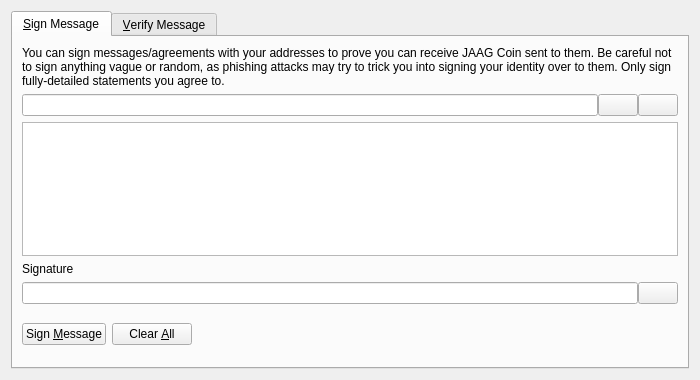
<?xml version="1.0" encoding="UTF-8"?>
<ui version="4.0">
 <class>SignVerifyMessageDialog</class>
 <widget class="QDialog" name="SignVerifyMessageDialog">
  <property name="geometry">
   <rect>
    <x>0</x>
    <y>0</y>
    <width>700</width>
    <height>380</height>
   </rect>
  </property>
  <property name="windowTitle">
   <string>Signatures - Sign / Verify a Message</string>
  </property>
  <property name="modal">
   <bool>true</bool>
  </property>
  <layout class="QVBoxLayout" name="verticalLayout">
   <item>
    <widget class="QTabWidget" name="tabWidget">
     <property name="currentIndex">
      <number>0</number>
     </property>
     <widget class="QWidget" name="tabSignMessage">
      <attribute name="title">
       <string>&amp;Sign Message</string>
      </attribute>
      <layout class="QVBoxLayout" name="verticalLayout_SM">
       <item>
        <widget class="QLabel" name="infoLabel_SM">
         <property name="text">
          <string>You can sign messages/agreements with your addresses to prove you can receive JAAG Coin sent to them. Be careful not to sign anything vague or random, as phishing attacks may try to trick you into signing your identity over to them. Only sign fully-detailed statements you agree to.</string>
         </property>
         <property name="textFormat">
          <enum>Qt::PlainText</enum>
         </property>
         <property name="wordWrap">
          <bool>true</bool>
         </property>
        </widget>
       </item>
       <item>
        <layout class="QHBoxLayout" name="horizontalLayout_1_SM">
         <property name="spacing">
          <number>0</number>
         </property>
         <item>
          <widget class="QValidatedLineEdit" name="addressIn_SM">
           <property name="toolTip">
            <string>The JAAG Coin address to sign the message with</string>
           </property>
          </widget>
         </item>
         <item>
          <widget class="QPushButton" name="addressBookButton_SM">
           <property name="toolTip">
            <string>Choose previously used address</string>
           </property>
           <property name="text">
            <string/>
           </property>
           <property name="shortcut">
            <string>Alt+A</string>
           </property>
           <property name="autoDefault">
            <bool>false</bool>
           </property>
          </widget>
         </item>
         <item>
          <widget class="QPushButton" name="pasteButton_SM">
           <property name="toolTip">
            <string>Paste address from clipboard</string>
           </property>
           <property name="text">
            <string/>
           </property>
           <property name="shortcut">
            <string>Alt+P</string>
           </property>
           <property name="autoDefault">
            <bool>false</bool>
           </property>
          </widget>
         </item>
        </layout>
       </item>
       <item>
        <widget class="QPlainTextEdit" name="messageIn_SM">
         <property name="toolTip">
          <string>Enter the message you want to sign here</string>
         </property>
        </widget>
       </item>
       <item>
        <widget class="QLabel" name="signatureLabel_SM">
         <property name="text">
          <string>Signature</string>
         </property>
         <property name="textFormat">
          <enum>Qt::PlainText</enum>
         </property>
        </widget>
       </item>
       <item>
        <layout class="QHBoxLayout" name="horizontalLayout_2_SM">
         <property name="spacing">
          <number>0</number>
         </property>
         <item>
          <widget class="QLineEdit" name="signatureOut_SM">
           <property name="font">
            <font>
             <italic>true</italic>
            </font>
           </property>
           <property name="readOnly">
            <bool>true</bool>
           </property>
          </widget>
         </item>
         <item>
          <widget class="QPushButton" name="copySignatureButton_SM">
           <property name="toolTip">
            <string>Copy the current signature to the system clipboard</string>
           </property>
           <property name="text">
            <string/>
           </property>
           <property name="autoDefault">
            <bool>false</bool>
           </property>
          </widget>
         </item>
        </layout>
       </item>
       <item>
        <layout class="QHBoxLayout" name="horizontalLayout_3_SM">
         <item>
          <widget class="QPushButton" name="signMessageButton_SM">
           <property name="toolTip">
            <string>Sign the message to prove you own this JAAG Coin address</string>
           </property>
           <property name="text">
            <string>Sign &amp;Message</string>
           </property>
           <property name="autoDefault">
            <bool>false</bool>
           </property>
          </widget>
         </item>
         <item>
          <widget class="QPushButton" name="clearButton_SM">
           <property name="toolTip">
            <string>Reset all sign message fields</string>
           </property>
           <property name="text">
            <string>Clear &amp;All</string>
           </property>
           <property name="autoDefault">
            <bool>false</bool>
           </property>
          </widget>
         </item>
         <item>
          <spacer name="horizontalSpacer_1_SM">
           <property name="orientation">
            <enum>Qt::Horizontal</enum>
           </property>
           <property name="sizeHint" stdset="0">
            <size>
             <width>40</width>
             <height>48</height>
            </size>
           </property>
          </spacer>
         </item>
         <item>
          <widget class="QLabel" name="statusLabel_SM">
           <property name="font">
            <font>
             <weight>75</weight>
             <bold>true</bold>
            </font>
           </property>
           <property name="text">
            <string/>
           </property>
           <property name="wordWrap">
            <bool>true</bool>
           </property>
          </widget>
         </item>
         <item>
          <spacer name="horizontalSpacer_2_SM">
           <property name="orientation">
            <enum>Qt::Horizontal</enum>
           </property>
           <property name="sizeHint" stdset="0">
            <size>
             <width>40</width>
             <height>48</height>
            </size>
           </property>
          </spacer>
         </item>
        </layout>
       </item>
      </layout>
     </widget>
     <widget class="QWidget" name="tabVerifyMessage">
      <attribute name="title">
       <string>&amp;Verify Message</string>
      </attribute>
      <layout class="QVBoxLayout" name="verticalLayout_VM">
       <item>
        <widget class="QLabel" name="infoLabel_VM">
         <property name="text">
          <string>Enter the receiver's address, message (ensure you copy line breaks, spaces, tabs, etc. exactly) and signature below to verify the message. Be careful not to read more into the signature than what is in the signed message itself, to avoid being tricked by a man-in-the-middle attack. Note that this only proves the signing party receives with the address, it cannot prove sendership of any transaction!</string>
         </property>
         <property name="textFormat">
          <enum>Qt::PlainText</enum>
         </property>
         <property name="alignment">
          <set>Qt::AlignLeading|Qt::AlignLeft|Qt::AlignTop</set>
         </property>
         <property name="wordWrap">
          <bool>true</bool>
         </property>
        </widget>
       </item>
       <item>
        <layout class="QHBoxLayout" name="horizontalLayout_1_VM">
         <property name="spacing">
          <number>0</number>
         </property>
         <item>
          <widget class="QValidatedLineEdit" name="addressIn_VM">
           <property name="toolTip">
            <string>The JAAG Coin address the message was signed with</string>
           </property>
          </widget>
         </item>
         <item>
          <widget class="QPushButton" name="addressBookButton_VM">
           <property name="toolTip">
            <string>Choose previously used address</string>
           </property>
           <property name="text">
            <string/>
           </property>
           <property name="shortcut">
            <string>Alt+A</string>
           </property>
           <property name="autoDefault">
            <bool>false</bool>
           </property>
          </widget>
         </item>
        </layout>
       </item>
       <item>
        <widget class="QPlainTextEdit" name="messageIn_VM"/>
       </item>
       <item>
        <widget class="QValidatedLineEdit" name="signatureIn_VM"/>
       </item>
       <item>
        <layout class="QHBoxLayout" name="horizontalLayout_2_VM">
         <item>
          <widget class="QPushButton" name="verifyMessageButton_VM">
           <property name="toolTip">
            <string>Verify the message to ensure it was signed with the specified JAAG Coin address</string>
           </property>
           <property name="text">
            <string>Verify &amp;Message</string>
           </property>
           <property name="autoDefault">
            <bool>false</bool>
           </property>
          </widget>
         </item>
         <item>
          <widget class="QPushButton" name="clearButton_VM">
           <property name="toolTip">
            <string>Reset all verify message fields</string>
           </property>
           <property name="text">
            <string>Clear &amp;All</string>
           </property>
           <property name="autoDefault">
            <bool>false</bool>
           </property>
          </widget>
         </item>
         <item>
          <spacer name="horizontalSpacer_1_VM">
           <property name="orientation">
            <enum>Qt::Horizontal</enum>
           </property>
           <property name="sizeHint" stdset="0">
            <size>
             <width>40</width>
             <height>48</height>
            </size>
           </property>
          </spacer>
         </item>
         <item>
          <widget class="QLabel" name="statusLabel_VM">
           <property name="font">
            <font>
             <weight>75</weight>
             <bold>true</bold>
            </font>
           </property>
           <property name="text">
            <string/>
           </property>
           <property name="wordWrap">
            <bool>true</bool>
           </property>
          </widget>
         </item>
         <item>
          <spacer name="horizontalSpacer_2_VM">
           <property name="orientation">
            <enum>Qt::Horizontal</enum>
           </property>
           <property name="sizeHint" stdset="0">
            <size>
             <width>40</width>
             <height>48</height>
            </size>
           </property>
          </spacer>
         </item>
        </layout>
       </item>
      </layout>
     </widget>
    </widget>
   </item>
  </layout>
 </widget>
 <customwidgets>
  <customwidget>
   <class>QValidatedLineEdit</class>
   <extends>QLineEdit</extends>
   <header>qvalidatedlineedit.h</header>
  </customwidget>
 </customwidgets>
 <resources>
  <include location="../jaag.qrc"/>
 </resources>
 <connections/>
</ui>
